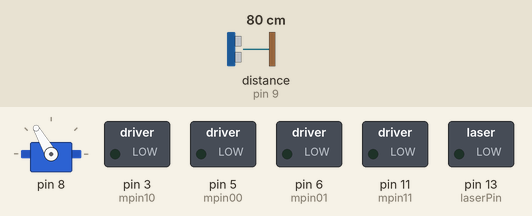
Recording of a sketch running on a simulated Arduino Uno, built with avr-gcc and run on an emulated ATmega328P. On the bench: servo, switched loads named in the sketch (green lamp = pin HIGH). Wiring (inferred from the names in the program): ultrasonic range finder: trigger pin 10; echo pin 9. The inputs (shaded band) are chosen by the test bench; at power-on: distance to the obstacle (sensor on pin 9) 80 cm. The echo pulse lasts 58.3 µs per cm; pins used as bus, display or sensor lines are not drawn.

Above: at 1.2 s.
1.3 s: distance to the obstacle (sensor on pin 9) set to 33 cm
At 3.8 s:
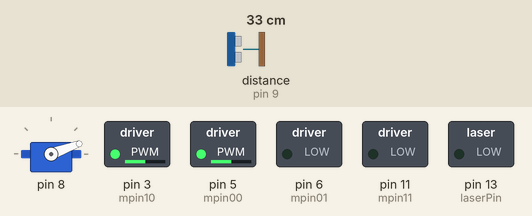
4.3 s: distance to the obstacle (sensor on pin 9) set to 29 cm
At 4.8 s:
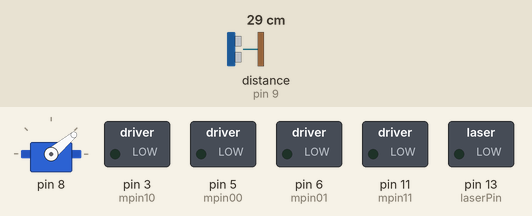
At 5.6 s:
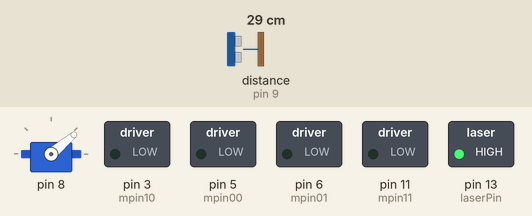
Timing chart, 0 to 7.3 s (numbered marks = the images above; inputs shaded):
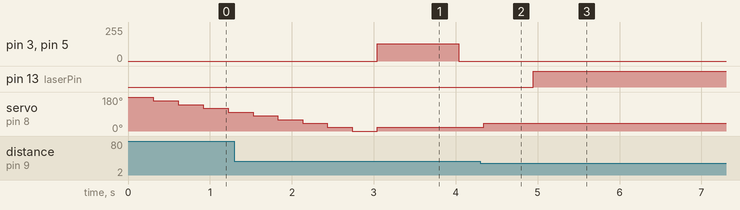

Measured:
- the behaviour switches between 31 and 30 cm on distance to the obstacle (sensor on pin 9) (found by bisection; images 1 and 2)
- after the input at 4.3 s, pin 3 (mpin10), pin 5 (mpin00): stays 0/255 (without the input it goes to 128/255 after 5.2 s); pin 13 (laserPin): LOW → HIGH after 0.65 s; servo on pin 8: goes on until 4.3 s, then stays 40°

The sketch:

Robot.ino
```cpp
#include <Servo.h>
Servo srv;

// Pins of motor 1
#define mpin00 5
#define mpin01 6
// Pins of motor 2
#define mpin10 3
#define mpin11 11

int trigPin = 10;
int echoPin = 9;

int currentAngle = 180;
int rotationDirection = 1;
int completeScan = 0;

int laserPin = 13;
int led = 12;

long duration;
int distance;

void setup() {
  //Ultrasonic sensor setup
  pinMode(trigPin,OUTPUT);
  pinMode(echoPin,INPUT);

  pinMode(laserPin, OUTPUT);

  //motors' pins setup(no movement at first)
  digitalWrite(mpin00, 0);
  digitalWrite(mpin01, 0);
  digitalWrite(mpin10, 0);
  digitalWrite(mpin11, 0);
  pinMode (mpin00, OUTPUT);
  pinMode (mpin01, OUTPUT);
  pinMode (mpin10, OUTPUT);
  pinMode (mpin11, OUTPUT);
}

//function that uses the data from the ultrasonic sensor and determines if there is an obstacle or not
//the sensor's range was maximum 30 cm
boolean isSomethingThere(int dist) {
  if(dist > 0 && dist < 30) {
    digitalWrite(led,LOW);
    delay(500);
    digitalWrite(led,HIGH);
    return true;
  }
  digitalWrite(laserPin,LOW);
  return false;
}

//function for initializing server motor(run just once)
void initServo(int pin) {
  srv.attach(pin);
  srv.write(currentAngle);
  delay(100);
  srv.detach();
}

//Using the mototrs for forward movement at configurable speed
void forwardMotor(int m1, int m2, int speed) {
  digitalWrite(m2,0);
  analogWrite(m1,speed);
}

//function for moving servo 20 degrees left/right depending on current direction
void playWithServo(int pin,int &currentAngle){
    srv.attach(pin);
    if(currentAngle == 180) {
      currentAngle -= 20;
      delay(200);
      srv.write(currentAngle);
      rotationDirection = 1;
    }
    else if(currentAngle == 0) {
      rotationDirection = 0;
      currentAngle += 20;
      completeScan = 1;
      delay(200);
      srv.write(currentAngle);
    }
    else if(rotationDirection == 0) {
      currentAngle += 20;
      delay(200);
      srv.write(currentAngle);
    }
    else if(rotationDirection == 1){
      currentAngle -= 20;
      delay(200);
      srv.write(currentAngle);
    }
    srv.detach();
}

void loop() {
  digitalWrite(trigPin,LOW);
  delayMicroseconds(5);

  digitalWrite(trigPin,HIGH);
  delayMicroseconds(10);
  digitalWrite(trigPin,LOW);

  duration = pulseIn(echoPin,HIGH);

  distance =  duration*0.034/2;

  initServo(8);

  if(isSomethingThere(distance)){
    //start the laser
    digitalWrite(laserPin,HIGH);
    digitalWrite(led,HIGH);
  }
  else {
    playWithServo(8,currentAngle);
  }

  if(completeScan == 1) {
    forwardMotor(mpin00,mpin01,128);
    forwardMotor(mpin10,mpin11,128);
    delay(1000);
    completeScan = 0;
  }

  //stop motor
  digitalWrite(mpin00, 0);
  digitalWrite(mpin01, 0);
  digitalWrite(mpin10, 0);
  digitalWrite(mpin11, 0);

}
```
